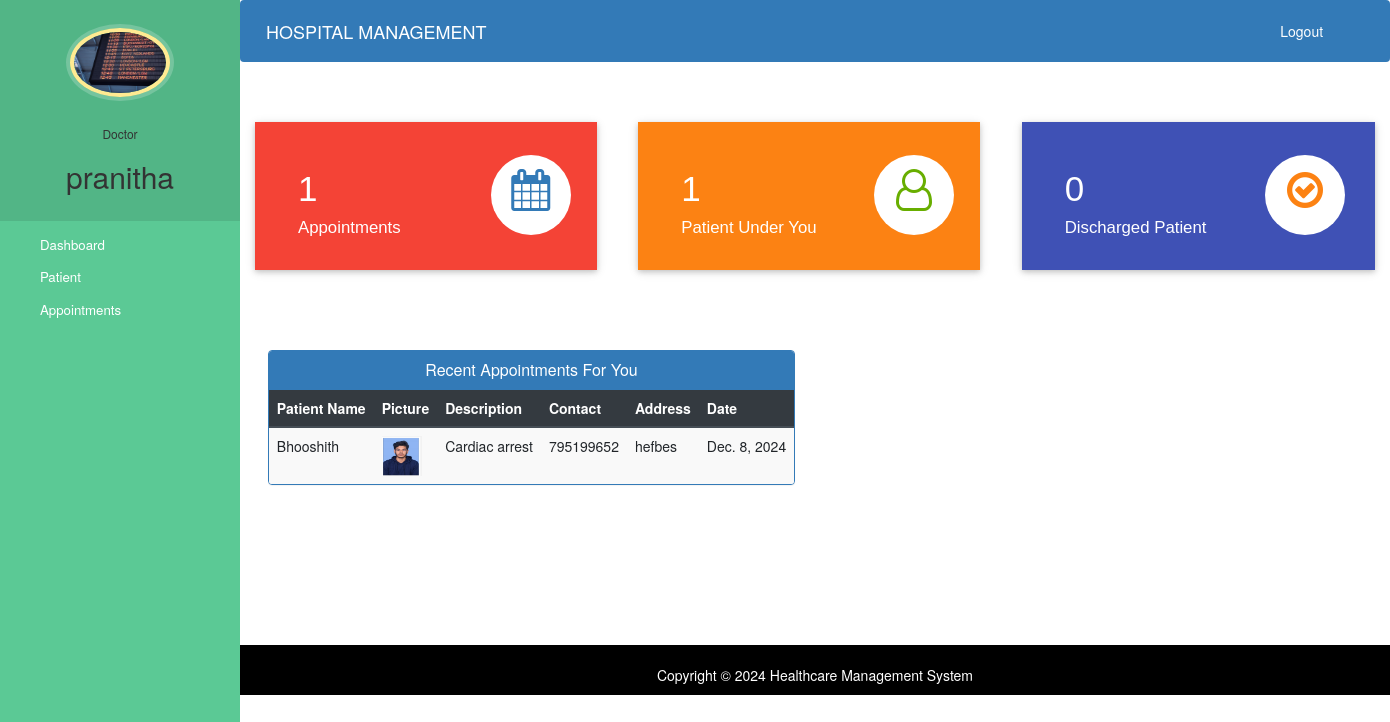
The app's page /doctor-dashboard (signed in) with its own data.
### hospital/models.py (models this page shows, shortened)
class Doctor(models.Model):
    user=models.OneToOneField(User,on_delete=models.CASCADE)
    profile_pic= models.ImageField(upload_to='profile_pic/DoctorProfilePic/',null=True,blank=True)
    address = models.CharField(max_length=40)
    mobile = models.CharField(max_length=20,null=True)
    department= models.CharField(max_length=50,choices=departments,default='Cardiologist')
    status=models.BooleanField(default=False)

class Appointment(models.Model):
    patientId=models.PositiveIntegerField(null=True)
    doctorId=models.PositiveIntegerField(null=True)
    patientName=models.CharField(max_length=40,null=True)
    doctorName=models.CharField(max_length=40,null=True)
    appointmentDate=models.DateField(auto_now=True)
    description=models.TextField(max_length=500)
    status=models.BooleanField(default=False)

class Patient(models.Model):
    user=models.OneToOneField(User,on_delete=models.CASCADE)
    profile_pic= models.ImageField(upload_to='profile_pic/PatientProfilePic/',null=True,blank=True)
    address = models.CharField(max_length=40)
    mobile = models.CharField(max_length=20,null=False)
    symptoms = models.CharField(max_length=100,null=False)
    assignedDoctorId = models.PositiveIntegerField(null=True)
    admitDate=models.DateField(auto_now=True)
    status=models.BooleanField(default=False)

### hospital/views.py (the view)
# urls.py: path('doctor-dashboard', views.doctor_dashboard_view,name='doctor-dashboard'),
@login_required(login_url='doctorlogin')
@user_passes_test(is_doctor)
def doctor_dashboard_view(request):
    patientcount=models.Patient.objects.all().filter(status=True,assignedDoctorId=request.user.id).count()
    appointmentcount=models.Appointment.objects.all().filter(status=True,doctorId=request.user.id).count()
    patientdischarged=models.PatientDischargeDetails.objects.all().distinct().filter(assignedDoctorName=request.user.first_name).count()
    appointments=models.Appointment.objects.all().filter(status=True,doctorId=request.user.id).order_by('-id')
    patientid=[]
    for a in appointments:
        patientid.append(a.patientId)
    patients=models.Patient.objects.all().filter(status=True,user_id__in=patientid).order_by('-id')
    appointments=zip(appointments,patients)
    mydict={
    'patientcount':patientcount,
    'appointmentcount':appointmentcount,
    'patientdischarged':patientdischarged,
    'appointments':appointments,
    'doctor':models.Doctor.objects.get(user_id=request.user.id), #for profile picture of doctor in sidebar
    }
    return render(request,'hospital/doctor_dashboard.html',context=mydict)

### hospital/views.py (called while the page is built)
def is_doctor(user):
    return user.groups.filter(name='DOCTOR').exists()

### templates/hospital/doctor_dashboard.html
{% extends 'hospital/doctor_base.html' %}
{% load static %}
{% block content %}
{%include 'hospital/doctor_dashboard_cards.html'%}
<br><br><br><br>
<div class="container">
  <div class="row">
    <div class="panel panel-primary" style="margin-left:2%;">
      <div class="panel-heading" style="text-align:center;">
        <h6 class="panel-title">Recent Appointments For You</h6>
      </div>
      <table class="table table-hover table-striped" id="dev-table">
        <thead class="thead-dark">
          <tr>
            <th>Patient Name</th>
            <th>Picture</th>
            <th>Description</th>
            <th>Contact</th>
            <th>Address</th>
            <th>Date</th>
          </tr>
        </thead>
        {% for a,p in appointments %}
        <tr>
          <td>{{a.patientName}}</td>
          <td> <img src="{% static p.profile_pic.url %}" alt="Profile Pic" height="40px" width="40px" /></td>
          <td>{{a.description}}</td>
          <td>{{p.mobile}}</td>
          <td>{{p.address}}</td>
          <td>{{a.appointmentDate}}</td>
        </tr>
        {% endfor %}
      </table>
    </div>
  </div>
</div>
{% endblock content %}

### templates/hospital/doctor_base.html (shortened to what this page needs)
<!DOCTYPE html>
{% load static %}
<html lang="en">
<head>
  <link rel="stylesheet" href="https://stackpath.bootstrapcdn.com/bootstrap/4.3.1/css/bootstrap.min.css">
  <link rel="stylesheet" href="https://maxcdn.bootstrapcdn.com/font-awesome/4.7.0/css/font-awesome.min.css">
</head>
<body>
  <nav class="menu" tabindex="0">
    <header class="avatar">
      <img src="{% static doctor.profile_pic.url %}" alt="Profile Pic" />
      <br><br>
      <h6>Doctor</h6>
      <h2>{{request.user.first_name}}</h2>
    </header>
    <ul>
      <li tabindex="0" class="icon-dashboard"> <a style="color:white; text-decoration:none;" href="/doctor-dashboard"><span>Dashboard</span></a> </li>
      <li tabindex="0" class="icon-users"> <a style="color:white; text-decoration:none;" href="/doctor-patient"><span>Patient</span></a></li>
      <li tabindex="0" class="icon-calendar"> <a style="color:white; text-decoration:none;" href="/doctor-appointment"><span>Appointments</span></a></li>
    </ul>
  </nav>
  <main>
    <div class="bs-example">
      <nav class="navbar navbar-expand-md  navbar-dark fixed-top" style="background:#337AB7;">
        <a href="/doctor-dashboard" class="navbar-brand">HOSPITAL MANAGEMENT</a>
        <div class="collapse navbar-collapse justify-content-between" id="navbarCollapse">
          <div class="navbar-nav" style=" margin-left: 90%;">
         <a href="{% url 'logout' %}" style="color: white; text-decoration: none;">Logout</a>
          </div>
        </div>
      </nav>
    </div>
    <br><br>
    {% block content %}
    {% endblock content %}
    <br><br><br><br><br><br><br>
    <footer>
      <br>
      <div class="container">
        <div class="row">
          <div class="col-md-12 col-sm-12">
            <div style="color:#ffffff;" class="wow fadeInUp footer-copyright">
              <p>
                Copyright &copy; 2024 Healthcare Management System </p>
            </div>
          </div>
        </div>
      </div>
    </footer>
  </main>
</body>
</html>

### templates/hospital/doctor_base.html (style rules this page uses)
a:link { text-decoration: none; }
a { color: white; }
footer { padding: 0px 0px 0px 0px; background-color: black; margin: 0px; }
p { text-align: center; }
body { padding-left: 240px; }
main { position: relative; height: 100vh; }
.menu { background: #5bc995; height: 100vh; width: 240px; position: fixed; top: 0px; left: 0; z-index: 5; outline: none; }
.menu .avatar { background: rgba(0, 0, 0, 0.1); padding: 2em 0.5em; text-align: center; }
.menu .avatar img { width: 100px; border-radius: 50%; overflow: hidden; border: 4px solid #ffea92; box-shadow: 0 0 0 4px rgba(255, 255, 255, 0.2); }
.menu .avatar h2 { font-weight: normal; margin-bottom: 0; }
.menu ul { list-style: none; padding: 0.5em 0; margin: 0; }
.menu ul li { padding: 0.5em 1em 0.5em 3em; font-size: 0.95em; font-weight: regular; background-repeat: no-repeat; background-position: left 15px center; background-size: auto 20px; transition: all 0.15s linear; cursor: pointer; }
.menu ul li.icon-dashboard { background-image: url("http://www.entypo.com/images//gauge.svg"); }
.menu ul li.icon-users { background-image: url("http://www.entypo.com/images//users.svg"); }
.menu ul li.icon-calendar { background-image: url("http://www.entypo.com/images//calendar.svg"); }

### records on screen
Doctor: profile_pic (picture)
Appointment: patientName "Bhooshith", profile_pic (picture), description "Cardiac arrest", mobile "795199652", address "hefbes", appointmentDate "Dec. 8, 2024"

### other values on screen
{{ request.user.first_name }} "pranitha"
{{ appointmentcount }} "1"
{{ patientcount }} "1"
{{ patientdischarged }} "0"
